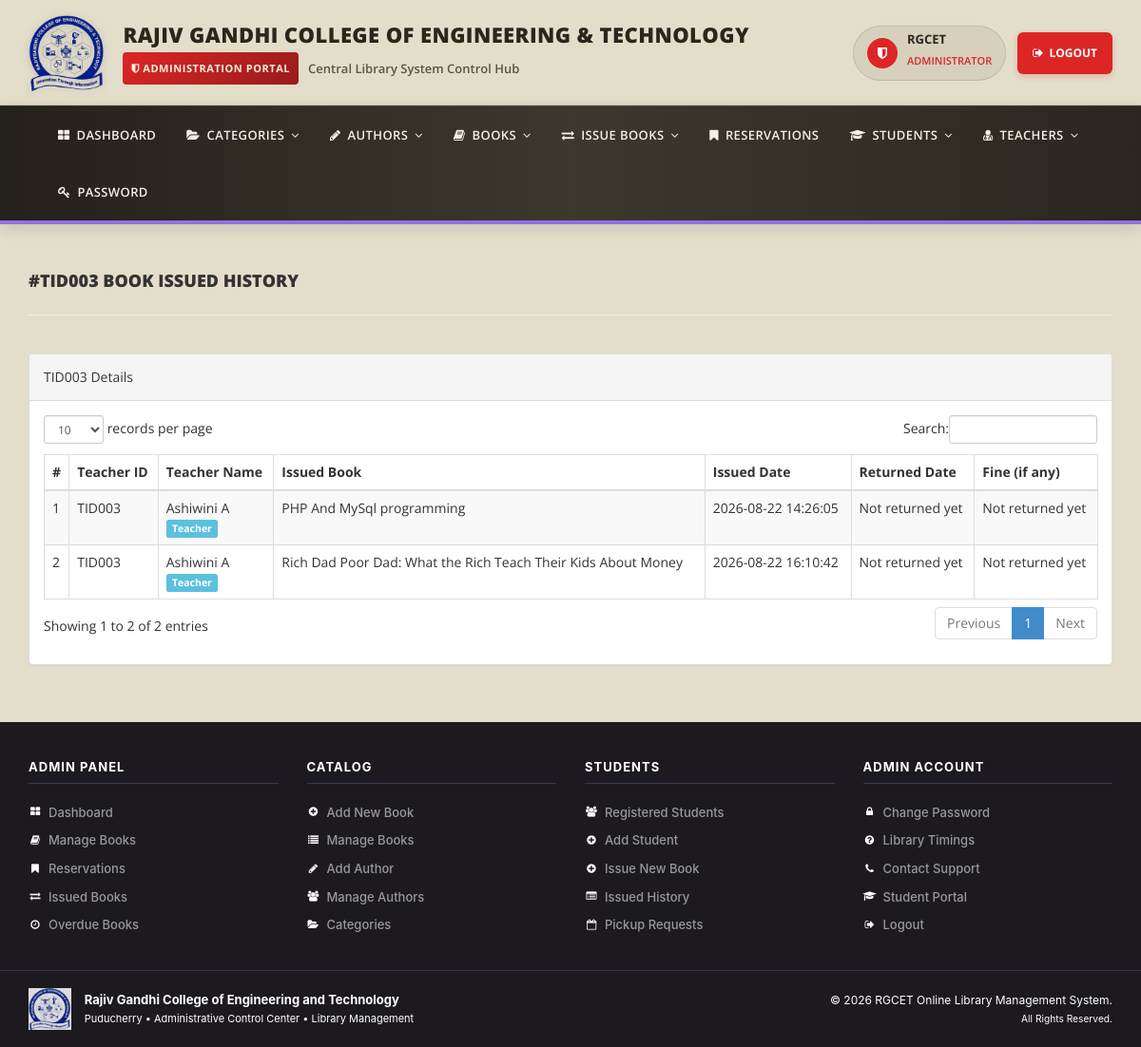
The app's page /admin/teacher-history.php?stdid=TID003 (signed in) with its own data.
### tables this page shows
CREATE TABLE `tblissuedbookdetails` (

  `id` int(11) NOT NULL AUTO_INCREMENT,

  `BookId` int(11) DEFAULT NULL,

  `StudentID` varchar(150) DEFAULT NULL,

  `IssuesDate` timestamp NULL DEFAULT current_timestamp(),

  `ReturnDate` timestamp NULL DEFAULT NULL ON UPDATE current_timestamp(),

  `RetrunStatus` int(1) DEFAULT NULL,

  `fine` int(11) DEFAULT NULL,

  `remark` mediumtext NOT NULL,

  PRIMARY KEY (`id`)

);

CREATE TABLE `tblteachers` (

  `id` int(11) NOT NULL AUTO_INCREMENT,

  `TeacherId` varchar(100) DEFAULT NULL,

  `FullName` varchar(120) DEFAULT NULL,

  `EmailId` varchar(120) DEFAULT NULL,

  `MobileNumber` char(11) DEFAULT NULL,

  `Password` varchar(120) DEFAULT NULL,

  `Status` int(1) DEFAULT NULL,

  `RegDate` timestamp NULL DEFAULT current_timestamp(),

  `UpdationDate` timestamp NULL DEFAULT NULL ON UPDATE current_timestamp(),

  `Department` varchar(100) DEFAULT NULL,

  PRIMARY KEY (`id`),

  UNIQUE KEY `TeacherId` (`TeacherId`)

);

CREATE TABLE `tblbooks` (

  `id` int(11) NOT NULL AUTO_INCREMENT,

  `BookName` varchar(255) DEFAULT NULL,

  `CatId` int(11) DEFAULT NULL,

  `AuthorId` int(11) DEFAULT NULL,

  `ISBNNumber` varchar(25) DEFAULT NULL,

  `BookPrice` decimal(10,2) DEFAULT NULL,

  `bookImage` varchar(250) NOT NULL,

  `bookPdf` varchar(255) DEFAULT NULL,

  `isIssued` int(1) DEFAULT NULL,

  `RegDate` timestamp NULL DEFAULT current_timestamp(),

  `UpdationDate` timestamp NULL DEFAULT NULL ON UPDATE current_timestamp(),

  `bookQty` int(11) DEFAULT NULL,

  PRIMARY KEY (`id`)

);

### admin/teacher-history.php (the view, shortened to what this page needs)
<?php
include('includes/config.php');
if(strlen($_SESSION['alogin'])==0)
    {
header('location:index.php');
}
else{
    ?>
<!DOCTYPE html>
<html xmlns="http://www.w3.org/1999/xhtml">
<head>
    <link href="assets/css/bootstrap.css" rel="stylesheet" />
    <link href="assets/css/font-awesome.css" rel="stylesheet" />
    <link href="assets/js/dataTables/dataTables.bootstrap.css" rel="stylesheet" />
    <link href="assets/css/style.css" rel="stylesheet" />
</head>
<body>
<?php include('includes/header.php');?>
    <div class="content-wrapper">
         <div class="container">
        <div class="row pad-botm">
            <div class="col-md-12">
                <?php $sid = isset($_GET['teacherid']) ? $_GET['teacherid'] : $_GET['stdid']; ?>
                <h4 class="header-line">#<?php echo $sid;?> Book Issued History</h4>
    </div>
        </div>
            <div class="row">
                <div class="col-md-12">
                    <div class="panel panel-default">
                        <div class="panel-heading">
<?php echo $sid;?> Details
                        </div>
                        <div class="panel-body">
                            <div class="table-responsive">
                                <table class="table table-striped table-bordered table-hover" id="dataTables-example">
                                    <thead>
                                        <tr>
                                            <th>#</th>
                                            <th>Teacher ID</th>
                                            <th>Teacher Name</th>
                                            <th>Issued Book  </th>
                                            <th>Issued Date</th>
                                            <th>Returned Date</th>
                                            <th>Fine (if any)</th>
                                        </tr>
                                    </thead>
                                    <tbody>
<?php
$sql = "SELECT tblteachers.TeacherId ,tblteachers.FullName,tblteachers.EmailId,tblteachers.MobileNumber,tblbooks.BookName,tblbooks.ISBNNumber,tblissuedbookdetails.IssuesDate,tblissuedbookdetails.ReturnDate,tblissuedbookdetails.id as rid,tblissuedbookdetails.fine,tblissuedbookdetails.RetrunStatus,tblbooks.id as bid,tblbooks.bookImage from  tblissuedbookdetails join tblteachers on tblteachers.TeacherId=tblissuedbookdetails.StudentID join tblbooks on tblbooks.id=tblissuedbookdetails.BookId where tblteachers.TeacherId='$sid' ";
$query = $dbh -> prepare($sql);
$query->execute();
$results=$query->fetchAll(PDO::FETCH_OBJ);
$cnt=1;
if($query->rowCount() > 0)
{
foreach($results as $result)
{               ?>
                                        <tr class="odd gradeX">
                                            <td class="center"><?php echo htmlentities($cnt);?></td>
                                            <td class="center"><?php echo htmlentities($result->TeacherId);?></td>
                                            <td class="center"><?php echo htmlentities($result->FullName);?>
                                            <br><span class="label label-info">Teacher</span>
                                            </td>
                                            <td class="center"><?php echo htmlentities($result->BookName);?></td>
                                            <td class="center"><?php echo htmlentities($result->IssuesDate);?></td>
                                            <td class="center"><?php if($result->ReturnDate==''): echo "Not returned yet";
                                            else: echo htmlentities($result->ReturnDate); endif;?></td>
                                             <td class="center"><?php if($result->ReturnDate==''): echo "Not returned yet";
                                              else: echo $result->fine; endif;
                                             ?></td>
                                        </tr>
 <?php $cnt=$cnt+1;}} ?>
                                    </tbody>
                                </table>
                            </div>
                        </div>
                    </div>
                </div>
            </div>
    </div>
    </div>
  <?php include('includes/footer.php');?>
</body>
</html>
<?php } ?>

### admin/assets/css/style.css (style rules this page uses)
html { height: 100%; }
body { font-family: 'Open Sans', sans-serif; line-height: 28px; background-color: rgb(227, 222, 202); display: flex; min-height: 100%; flex-direction: column; margin: 0; padding: 0; }
.content-wrapper { margin-top: 40px; padding-bottom: 40px; flex: 1 0 auto; }
.header-line { font-weight: 900; padding-bottom: 25px; border-bottom: 1px solid #eeeeee; text-transform: uppercase; }
.pad-botm { padding-bottom: 30px; }

### records on screen
tblissuedbookdetails: tblteachers.TeacherId "TID003", tblteachers.FullName "Ashiwini A", BookId.BookName "PHP And MySql programming", IssuesDate "2026-08-22 14:26:05", shows "Not returned yet"
tblissuedbookdetails: tblteachers.TeacherId "TID003", tblteachers.FullName "Ashiwini A", BookId.BookName "Rich Dad Poor Dad: What the Rich Teach Their Kids About Money", IssuesDate "2026-08-22 16:10:42", shows "Not returned yet"

### other values on screen
$adminName "RGCET"
$sid "TID003"
